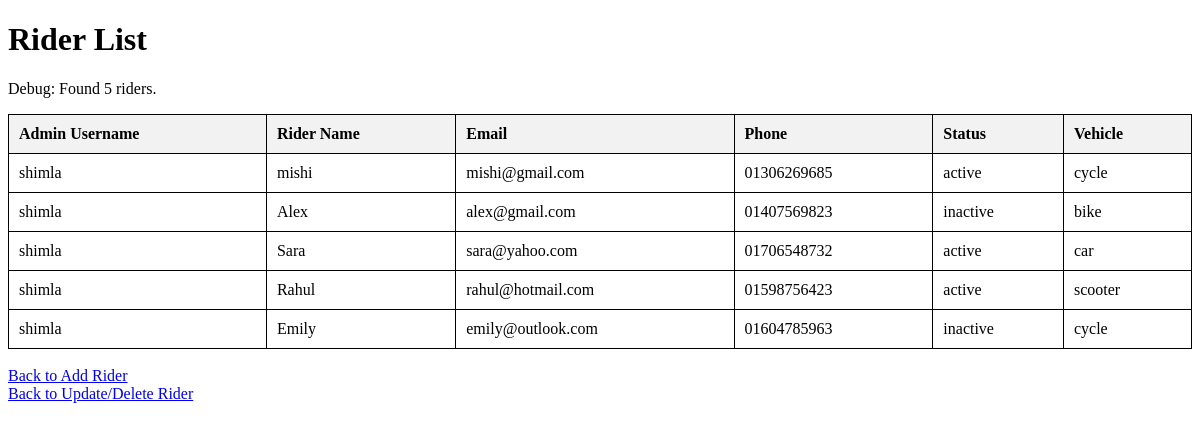
Page /View/riders.php on the committed database.
### tables this page shows
CREATE TABLE `riders` (
  `rider_id` int(11) NOT NULL,
  `name` varchar(100) NOT NULL,
  `email` varchar(100) NOT NULL,
  `phone` varchar(11) NOT NULL,
  `status` enum('active','inactive') DEFAULT 'active',
  `vehicle` varchar(50) NOT NULL,
  `admin_id` int(11) NOT NULL
);

### Model/db.php (called while the page is built, shortened)
<?php
$conn = mysqli_connect('localhost', 'root', '', 'food');
function getRiders() {
    global $conn;
    $sql = "SELECT r.name, r.email, r.phone, r.status, r.vehicle, a.username AS admin_username
            FROM riders r
            INNER JOIN admin a ON r.admin_id = a.admin_id";
    return $conn->query($sql);
}
?>

### view/riders.php (the view, shortened to what this page needs)
<?php
include "../Model/db.php";
?>
<!DOCTYPE html>
<html lang="en">
<head>
</head>
<body>
    <h1>Rider List</h1>
    <table>
        <thead>
            <tr>
                <th>Admin Username</th>
                <th>Rider Name</th>
                <th>Email</th>
                <th>Phone</th>
                <th>Status</th>
                <th>Vehicle</th>
            </tr>
        </thead>
        <tbody>
            <?php
            $result = getRiders();
            if ($result->num_rows > 0) {
                echo "<p>Debug: Found " . $result->num_rows . " riders.</p>";
                while ($row = $result->fetch_assoc()) {
                    echo "<tr>";
                    echo "<td>" . htmlspecialchars($row['admin_username']) . "</td>";
                    echo "<td>" . htmlspecialchars($row['name']) . "</td>";
                    echo "<td>" . htmlspecialchars($row['email']) . "</td>";
                    echo "<td>" . htmlspecialchars($row['phone']) . "</td>";
                    echo "<td>" . htmlspecialchars($row['status']) . "</td>";
                    echo "<td>" . htmlspecialchars($row['vehicle']) . "</td>";
                    echo "</tr>";
                }
            } else {
                echo "<p>Debug: No riders found. Check database data and relationships.</p>";
            }
            ?>
        </tbody>
    </table>
    <br>
    <a href="../Control/rider_add.php">Back to Add Rider</a>
    <br>
    <a href="../Control/rider_updel.php">Back to Update/Delete Rider</a>
</body>
</html>

### view/riders.php (style rules this page uses)
table { width: 100%; border-collapse: collapse; }
table, th, td { border: 1px solid black; }
th, td { padding: 10px; text-align: left; }
th { background-color: #f2f2f2; }

### rows in the picture
riders: admin.username "shimla", name "mishi", email "mishi@gmail.com", phone "01306269685", status "active", vehicle "cycle"
riders: admin.username "shimla", name "Alex", email "alex@gmail.com", phone "01407569823", status "inactive", vehicle "bike"
riders: admin.username "shimla", name "Sara", email "sara@yahoo.com", phone "01706548732", status "active", vehicle "car"
riders: admin.username "shimla", name "Rahul", email "rahul@hotmail.com", phone "01598756423", status "active", vehicle "scooter"
riders: admin.username "shimla", name "Emily", email "emily@outlook.com", phone "01604785963", status "inactive", vehicle "cycle"

### other values in the picture
$result->num_rows "5"
